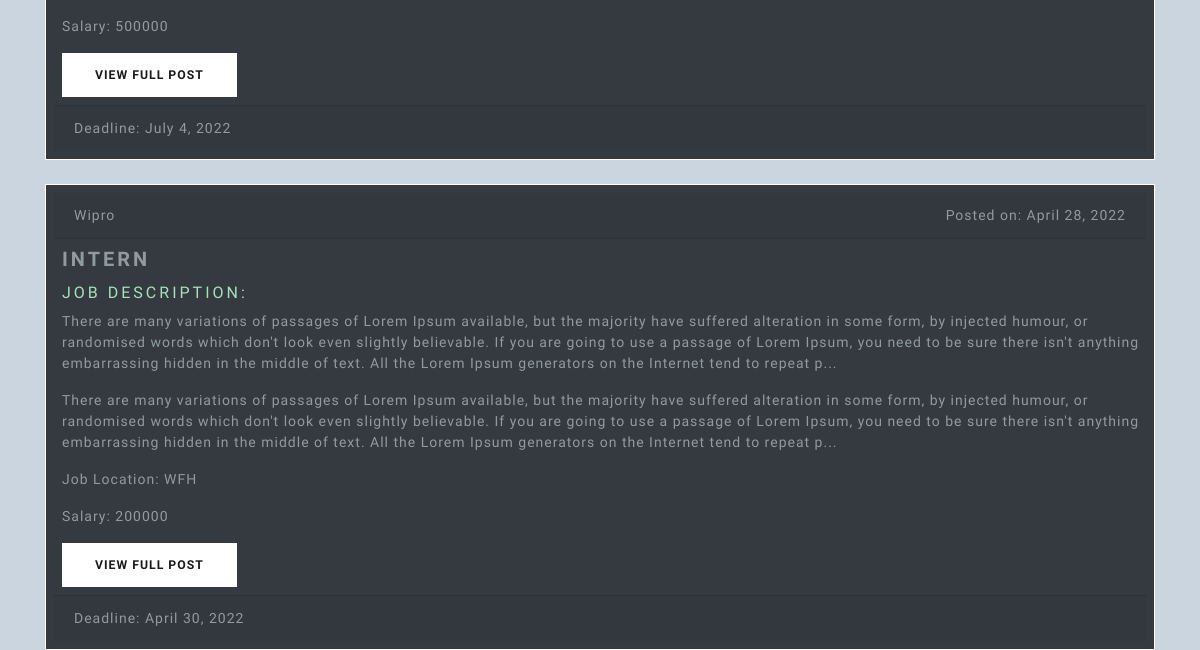
The page /manage_jobs (signed in, lower part) on the database as committed earlier.
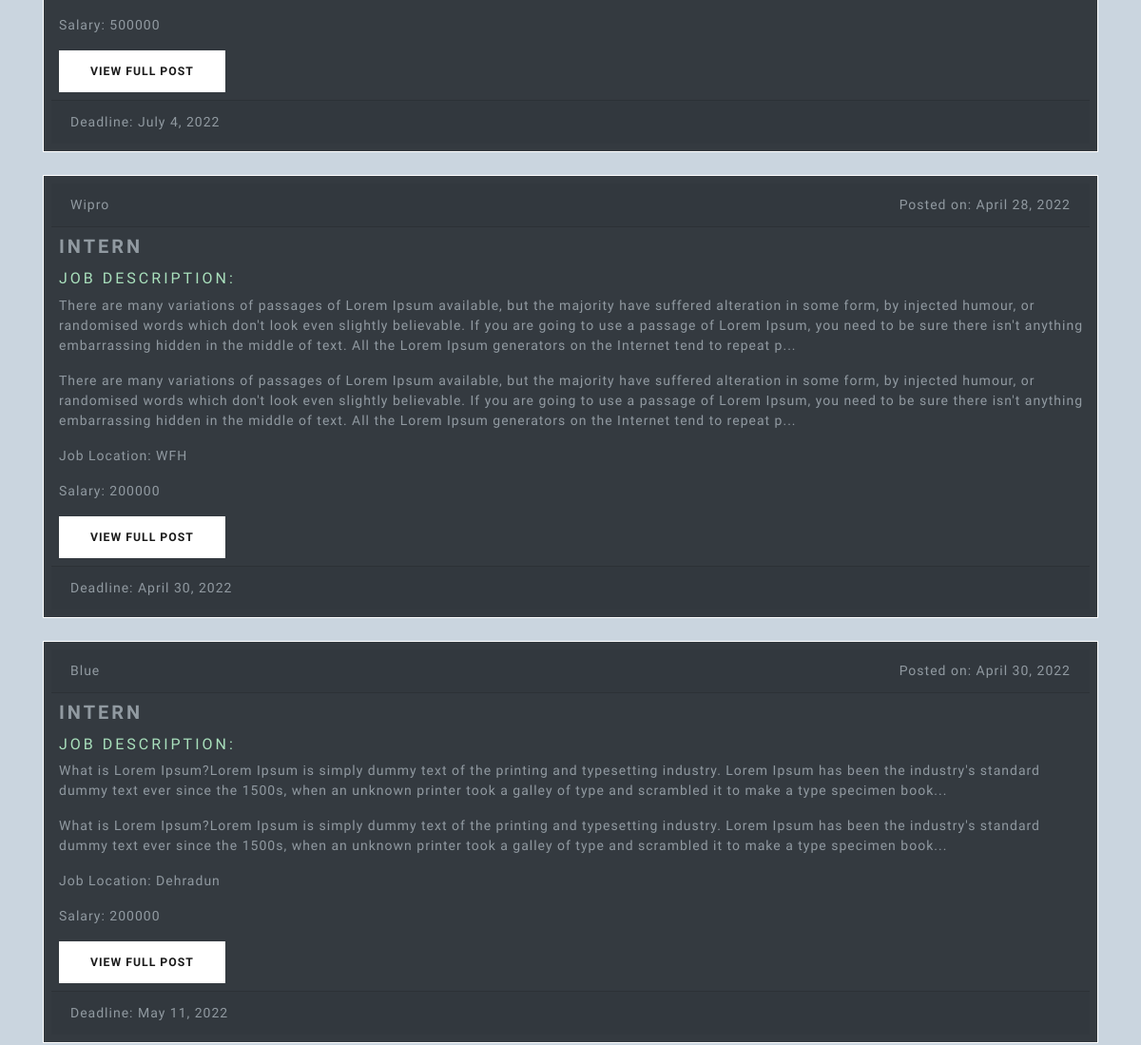
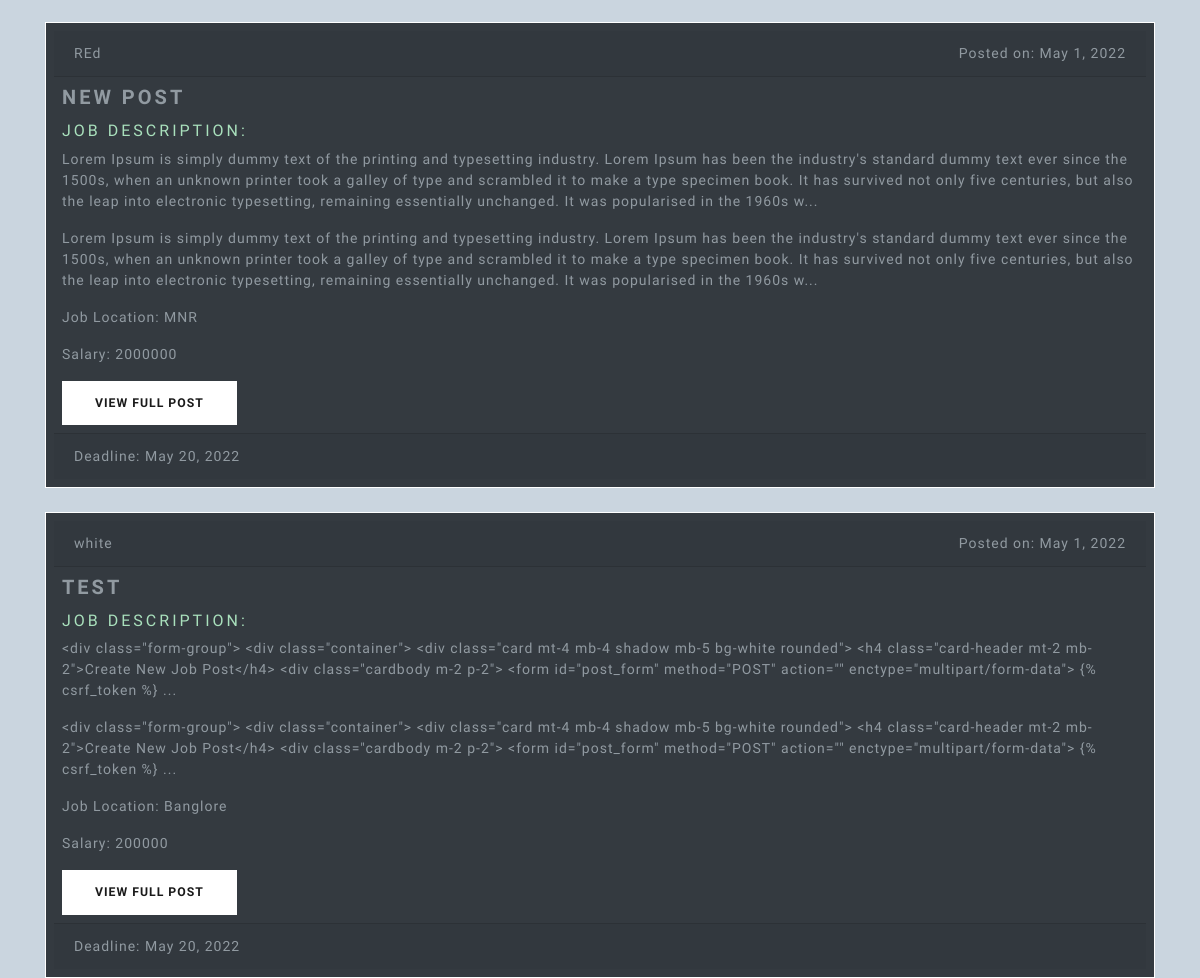
The same page on the database as committed later (2 pictures, top to bottom).
### core/models.py (models this page shows)
class Job(models.Model):
    job_role = models.CharField(max_length=255)
    job_description = models.CharField(max_length=1000)
    organization = models.CharField(max_length=255)
    remuneration = models.IntegerField()
    location = models.CharField(max_length=255)
    category = models.ForeignKey(
        Category, on_delete=models.SET_NULL, null=True)
    sub_category = models.ForeignKey(
        Subcategory, on_delete=models.SET_NULL, null=True)
    skill_required_1 = models.CharField(max_length=255)
    skill_required_2 = models.CharField(max_length=255)
    skill_required_3 = models.CharField(max_length=255, blank=True, null=True)
    skill_required_4 = models.CharField(max_length=255, blank=True, null=True)
    skill_required_5 = models.CharField(max_length=255, blank=True, null=True)
    deadline = models.DateField()
    posted_date = models.DateField(auto_now_add=True)
    recruiter = models.ForeignKey(RecruiterProfile, on_delete=models.CASCADE)
    def __str__(self):
        return self.job_role

### core/views.py (the view)
# urls.py: path("manage_jobs", manage_jobs, name='manage_jobs'),
@ login_required
def manage_jobs(request):
    try:
        r_profile = RecruiterProfile.objects.get(recruiter_id=request.user.id)
        job_list = Job.objects.filter(recruiter_id=r_profile.id)
        args = {'jobs': job_list}
    except:
        job_list = []
        args = {'jobs': job_list}
    print(job_list)
    return render(request, 'components/managejobs.html', args)

### core/templates/components/managejobs.html (shortened to what this page needs)
{% extends "base.html" %}
{% block content %}
<div class="container">
    <div style="margin-top: 40px">
        {% if jobs %}
        {% for job in jobs %}
        <div class="card bg-dark border-light text-xs-center mt-4 p-2">
            <div class="card-header"><span class="float-left">{{job.organization}}</span>
                <span class="float-right">Posted on: {{job.posted_date}}</span>
            </div>
            <div class="card-block mt-2 mb-2">
                <h4 class="card-title ml-2">{{job.job_role}}</h4>
                <h5 class="font-weight-light ml-2">Job Description:</h5>
                <p class="card-text ml-2">
                    {{job.job_description|slice:":400"}}...
                </p>
                <p class="card-text ml-2">
                    {{job.job_description|slice:":400"}}...
                </p>
                <p class="font-weight-light ml-2">Job Location: {{job.location}}</p>
                <p class="font-weight-light ml-2">Salary: {{job.remuneration}}</p>
                <a href="{% url 'job_details' job.id %}" class="btn btn-secondary ml-2">View Full Post</a>
            </div>
            <div class="card-footer text-muted">Deadline: {{job.deadline}}</div>
        </div>
        {% endfor %}
        {% else %}
        <h6 style="margin-top: 100px;color: #c9302c"> You have not created any jobs </h6>
        {% endif %}
    </div>
</div>
{% endblock %}

### core/templates/base.html (shortened to what this page needs)
{% load static %}
<!DOCTYPE html>
<html lang="en">
<head>
    <link rel="stylesheet" href="{% static  'css/bootstrap.css' %}" />
    <link rel="stylesheet" href="{% static  'css/main.css' %}" />
</head>
<body>
    {% block content %}
    {% endblock content %}
</body>
</html>

### static/css/main.css (style rules this page uses)
body { margin: 0; padding: 0; background-color: #cad5df; }
.job_list h1, h2, h3, h4, h5, h6 { color: #a9e0bc; }

Rows that differ between the two databases and show on the page:
added Job: organization "Blue", posted_date "April 30, 2022", job_role "INTERN", job_description "What is Lorem Ipsum?Lorem Ipsum is simply dummy text of the printing and typesetting industry. Lorem Ipsum has been the industry's standard dummy text ever since the 1500s, when an unknown printer took a galley of type and scrambled it to make a type specimen book", location "Dehradun", remuneration "200000", deadline "May 11, 2022"
added Job: organization "REd", posted_date "May 1, 2022", job_role "NEW POST", job_description "Lorem Ipsum is simply dummy text of the printing and typesetting industry. Lorem Ipsum has been the industry's standard dummy text ever since the 1500s, when an unknown printer took a galley of type and scrambled it to make a type specimen book. It has survived not only five centuries, but also the leap into electronic typesetting, remaining essentially unchanged. It was popularised in the 1960s w", location "MNR", remuneration "2000000", deadline "May 20, 2022"
added Job: organization "white", posted_date "May 1, 2022", job_role "TEST", job_description "<div class=\"form-group\"> <div class=\"container\"> <div class=\"card mt-4 mb-4 shadow mb-5 bg-white rounded\"> <h4 class=\"card-header mt-2 mb-2\">Create New Job Post</h4> <div class=\"cardbody m-2 p-2\"> <form id=\"post_form\" method=\"POST\" action=\"\" enctype=\"multipart/form-data\"> {% csrf_token %}", location "Banglore", remuneration "200000", deadline "May 20, 2022"
